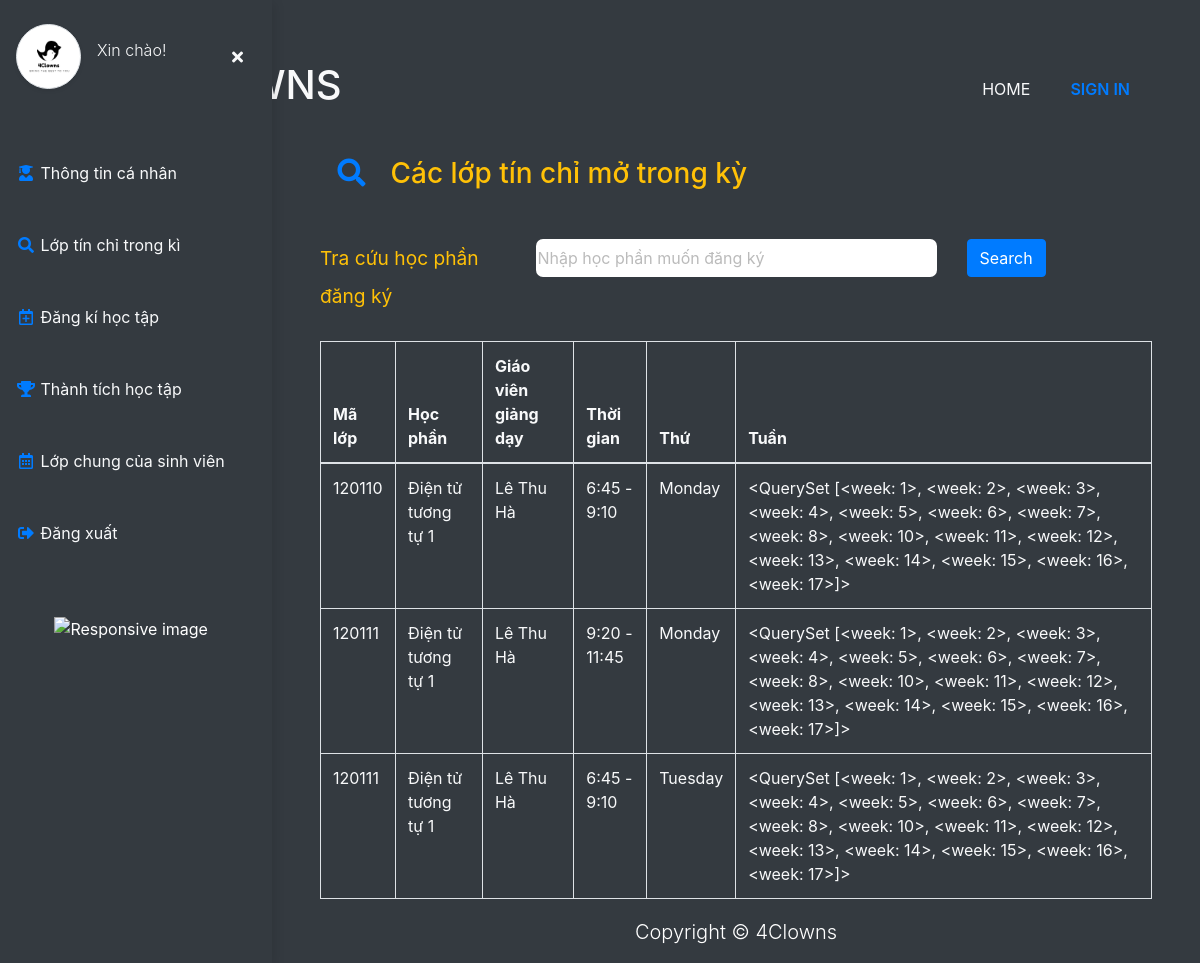
Page /student/lop_tin_chi_trong_ki on the committed database.
### student/models.py (models this page shows, shortened)
class lop_tin_chi_detail(models.Model):
    lopTinChi = models.ForeignKey("management.lop_tin_chi",verbose_name="Lớp tín chỉ", on_delete=CASCADE, related_name="detail")
    semester = models.ForeignKey("management.semester", verbose_name="Kì", related_name="available_class", on_delete=models.CASCADE)
    timetable = models.ForeignKey("management.timetable", on_delete=models.CASCADE)
    timing = models.ForeignKey("management.timing", on_delete=models.CASCADE, null=True)
    teacher = models.ForeignKey("users.Teacher", on_delete=models.CASCADE, blank=True, null=True)
    class Meta:
        verbose_name = "Lớp tín chỉ chi tiết"
        verbose_name_plural = 'Lớp tín chỉ chi tiết'

### management/models.py (models this page shows, shortened)
class lop_tin_chi(models.Model):
    class ClassType(models.TextChoices):
        LT = "LT", "LT"
        TN = "TN", "TN"
        LT_BT = "LT+BT", "LT+BT"
    code = models.IntegerField(unique=True, verbose_name="Mã lớp")
    type = models.CharField(choices=ClassType.choices, verbose_name="Loại lớp", default=ClassType.LT, max_length=20)
    hocPhan = models.ForeignKey("management.hoc_phan", verbose_name="Học phần", related_name="available_class", on_delete=models.CASCADE)
    class Meta:
        verbose_name = "9. Lớp tín chỉ"
        verbose_name_plural = '9. Lớp tín chỉ'

class hoc_phan(models.Model):
    name = CharField(_("Tên học phần"), max_length=50)
    code = CharField(_("Mã học phần"), max_length=10, unique=True)
    vien = models.ForeignKey("management.vien_dao_tao", verbose_name="Viện trực thuộc", on_delete=models.CASCADE, related_name="cac_hoc_phan")
    required_hocPhan = models.ForeignKey("management.hoc_phan", verbose_name="Học phần kiên quyết", on_delete=models.CASCADE, null=True, blank=True, default=None)
    class Meta:
        verbose_name = "2. Học phần"
        verbose_name_plural = '2. Học phần'
        ordering = ["vien"]
    def __str__(self):
        return f"{self.name}"

class timing(models.Model):
    time_start = models.TimeField(verbose_name="Thời gian bắt đầu")
    time_end = models.TimeField(verbose_name="Thời gian kết thúc")
    def __str__(self):
        return f"{self.time_start.hour}:{self.time_start.minute} - {self.time_end.hour}:{self.time_end.minute}"
    class Meta:
        unique_together=('time_start', 'time_end',)
        verbose_name = "6. Thời gian"
        verbose_name_plural = '6. Thời gian'

class timetable(models.Model):
    day = models.CharField(choices=DAYS_OF_WEEK, max_length=15)
    week = models.ManyToManyField(week)
    class Meta:
        verbose_name = '8. Thời khóa biểu'
        verbose_name_plural = '8. Thời khóa biểu'

class week(models.Model):
    id = models.IntegerField(verbose_name='Tuần', primary_key=True)
    def __str__(self):
        return f"{self.id}"
    class Meta:
        verbose_name = "7. Tuần"
        verbose_name_plural = '7. Tuần'

### users/models.py (models this page shows, shortened)
class User(AbstractBaseUser, PermissionsMixin):
    class Genders(models.TextChoices):
        MALE = "MALE", "Male"
        FEMALE = "FEMALE", "Female"
    avatar = models.ImageField(_("Ảnh đại diện"), upload_to="Avatar", blank=True, null=True)
    email = models.EmailField(_("Email"),max_length=50, unique=True, blank=True)
    firstname = models.CharField(_("Tên"),max_length=20,  blank=False, null=True)
    surname = models.CharField(_("Tên đệm"),max_length=20, null=True, blank=True)
    lastname = models.CharField(_("Họ"),max_length=20, null=True, blank=True)
    date_of_birth = models.DateField(_("Ngày sinh"), blank=True, null=True, )
    phone = models.CharField(_("Số điện thoại"), max_length=15, blank=True, null=True)
    is_superuser = models.BooleanField(default=False)
    is_active = models.BooleanField(default=True)
    last_login = models.DateTimeField(auto_now_add=True)
    date_joined = models.DateTimeField(auto_now_add=True)
    role = models.BooleanField(null=True, blank=True)
    gender = models.CharField(
        _("Gender"), max_length=50, choices=Genders.choices, default=Genders.MALE
    )
    objects = UserManager()
    USERNAME_FIELD = 'email'
    REQUIRED_FIELDS = []

### student/views.py (the view)
# urls.py: path('lop_tin_chi_trong_ki', views.lopTC_trong_ki, name='lopTC_trong_ki'),
def lopTC_trong_ki(request):
    semester_object = semester.objects.get(is_active=True)
    lopTinChitrongKi = lop_tin_chi_detail.objects.filter(semester=semester_object).order_by('lopTinChi__code')
    return render(request, 'student/lopTC_trong_ki.html', {
        "lopTinChitrongKi": lopTinChitrongKi,
    })

### users/models.py (called while the page is built)
    def getfullname(self):
        if self.lastname:
            if self.surname:
                return f"{self.lastname} {self.surname} {self.firstname}"
            else:
                return f"{self.lastname} {self.firstname}"
        else:
            return f"{self.firstname}"

### templates/student/lopTC_trong_ki.html (shortened to what this page needs)
{% extends 'base.html' %}
{% load static %}
{% block style %}
    <link rel="stylesheet" href="{% static 'css/select_term.css' %}">
{% endblock style %}
{% block content %}
<div class="page-content pl-5 pr-5 pb-5 position-relative" id="content">
    <div class=" mt-4">
            <h3 class="text-warning">
                <i class="fas fa-search me-1 text-primary fa-fw" style="width: 2.25em;"></i>
                Các lớp tín chỉ mở trong kỳ
            </h3>
            <div class="row mt-5">
                <div class="col-lg-3 col-sm-12">
                   <p class="text-warning " style=" font-size:1.2rem;height: 2.4rem;line-height: 2.4rem;">  Tra cứu học phần đăng ký </p>
                </div>
                <div class="col-lg-6 col-sm-12 mb-sm-3">
                     <input type="text" class="" placeholder="Nhập học phần muốn đăng ký" id="input_value">
                </div>
                <div class="col-lg-3 col-sm-12">
                    <button type="button" class="btn btn-primary" id="search_btn">Search</button>
                 </div>
            </div>
            <div class="row">
                <div class="col-lg-12 mt-5">
                    <table class="table table-bordered text-light">
                        <thead class="thead">
                            <tr>
                                <th>Mã lớp</th>
                                <th>Học phần</th>
                                <th>Giáo viên giảng dạy</th>
                                <th>Thời gian</th>
                                <th>Thứ</th>
                                <th>Tuần</th>
                            </tr>
                            </thead>
                            <tbody>
                                {% for lopTC in lopTinChitrongKi %}
                                    <tr>
                                        <td scope="row">{{lopTC.lopTinChi.code}}</td>
                                        <td>{{lopTC.lopTinChi.hocPhan}}</td>
                                        <td>{{lopTC.teacher.getfullname}}</td>
                                        <td>{{lopTC.timing}}</td>
                                        <td>{{lopTC.timetable.day}}</td>
                                        <td>
                                            {{ lopTC.timetable.week.all }}
                                        </td>
                                    </tr>
                                {% endfor %}
                            </tbody>
                    </table>
                </div>
    </div>
</div>
{% include 'student/student_base.html' %}
{% endblock  %}

### static/css/custom.css (style rules this page uses)
html { min-height: 100%; position: relative !important; }
body { overflow-x: hidden; color: #ffffff; min-height: 100vh; }
body::before { display: block; content: ''; height: 45px; }

### static/css/student.css (style rules this page uses)
body { min-height: 100vh; overflow-x: hidden; }
.page-content { width: calc(100% - 17rem); margin-left: 17rem; transition: all 0.4s; }

### static/css/select_term.css (style rules this page uses)
#input_value { width: 100%; border: none; border-radius: 7px; outline: none; height: 2.4rem; line-height: 2.4rem; }
#input_value::placeholder { color: #bbb; }

### rows in the picture
lop_tin_chi_detail: lopTinChi.code "120110", lopTinChi.hocPhan "Điện tử tương tự 1", teacher.getfullname "Lê Thu Hà", timing "6:45 - 9:10", timetable.day "Monday", timetable.week.all "<QuerySet [<week: 1>, <week: 2>, <week: 3>, <week: 4>, <week: 5>, <week: 6>, <week: 7>, <week: 8>, <week: 10>, <week: 11>, <week: 12>, <week: 13>, <week: 14>, <week: 15>, <week: 16>, <week: 17>]>"
lop_tin_chi_detail: lopTinChi.code "120111", lopTinChi.hocPhan "Điện tử tương tự 1", teacher.getfullname "Lê Thu Hà", timing "9:20 - 11:45", timetable.day "Monday", timetable.week.all "<QuerySet [<week: 1>, <week: 2>, <week: 3>, <week: 4>, <week: 5>, <week: 6>, <week: 7>, <week: 8>, <week: 10>, <week: 11>, <week: 12>, <week: 13>, <week: 14>, <week: 15>, <week: 16>, <week: 17>]>"
lop_tin_chi_detail: lopTinChi.code "120111", lopTinChi.hocPhan "Điện tử tương tự 1", teacher.getfullname "Lê Thu Hà", timing "6:45 - 9:10", timetable.day "Tuesday", timetable.week.all "<QuerySet [<week: 1>, <week: 2>, <week: 3>, <week: 4>, <week: 5>, <week: 6>, <week: 7>, <week: 8>, <week: 10>, <week: 11>, <week: 12>, <week: 13>, <week: 14>, <week: 15>, <week: 16>, <week: 17>]>"
